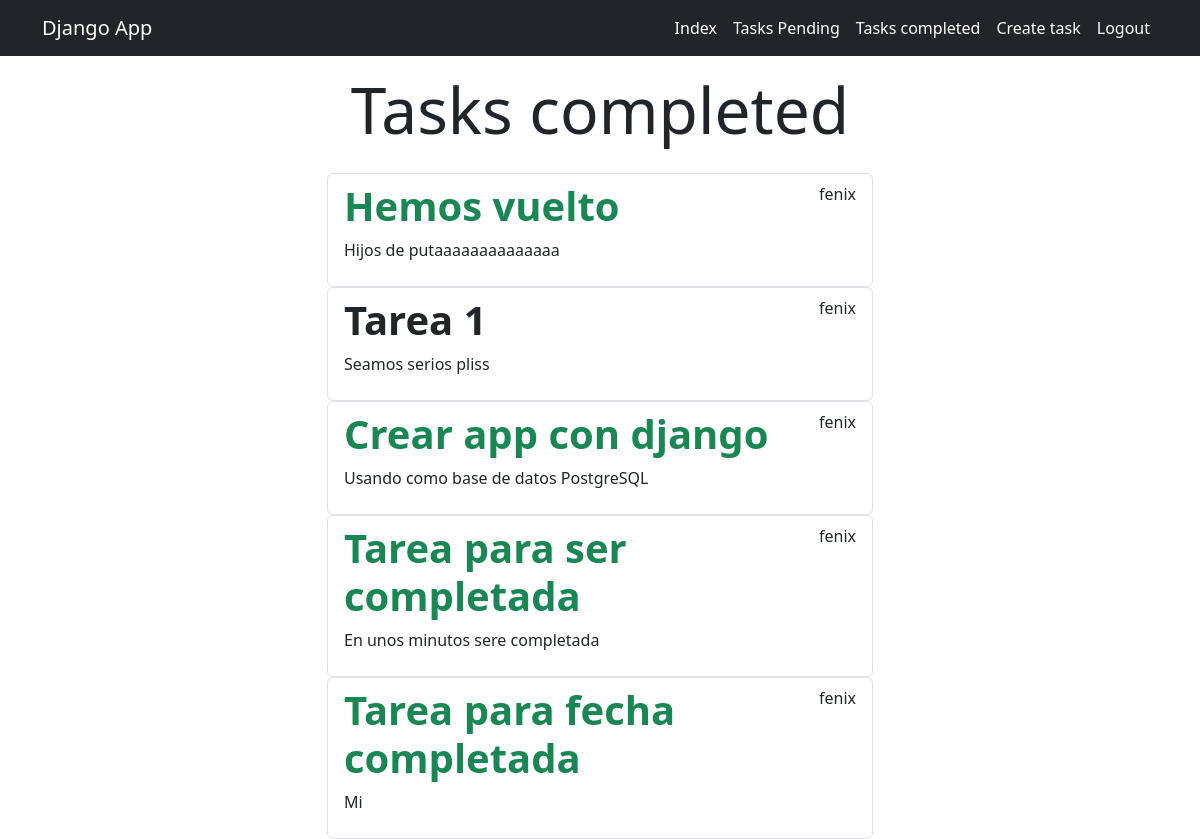
The app's page /tasks-completed/ (signed in), older data.
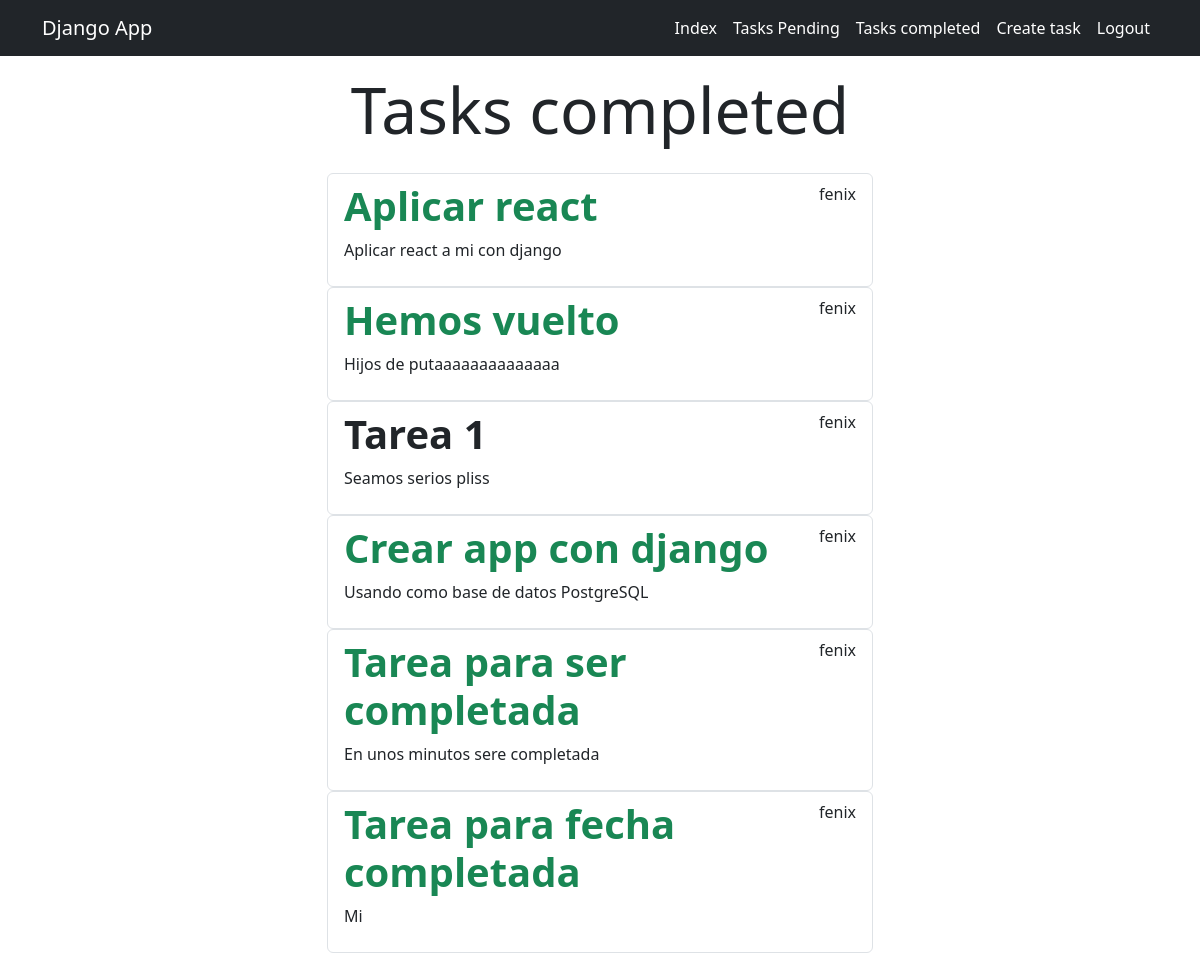
The same page, newer data.
### tasks/models.py (models this page shows, shortened)
class Task(models.Model):
  title = models.CharField(max_length=100)
  description = models.TextField(blank=True)
  created = models.DateTimeField(auto_now_add=True)
  datecompleted = models.DateTimeField(null=True, blank=True)
  important = models.BooleanField(default=False)
  user = models.ForeignKey(User, on_delete=models.CASCADE)

### tasks/views.py (the view)
# urls.py: path('tasks-completed/', views.tasks_completed, name='tasks_completed'),
@login_required
def tasks_completed(request):
    tasks = Task.objects.filter(user = request.user, datecompleted__isnull = False).order_by('-datecompleted')
    return render(request, 'tasks_completed.html', {
        'tasks': tasks
    })

### tasks/Templates/tasks_completed.html (shortened to what this page needs)
{% extends 'base.html' %}
{% block content %}
<main class="container">
  <div class="row">
    <div class="col-md-6 offset-md-3">
      <h1 class="text-center display-3 py-3">Tasks completed</h1>
      {% for task in tasks %}
      <ul class="list-group">
        <a class="list-group-item" href="{% url 'tasks_completed' %}">
          <header class="d-flex justify-content-between">
            {% if task.important %}
            <h1 class="fw-bold text-success">{{task.title}}</h1>
            {% else %}
            <h1 class="fw-bold">{{task.title}}</h1>
            {% endif %}
            <p>{{task.user.username}}</p>
          </header>
          <p>{{task.description}}</p>
        </a>
      </ul>
      {% endfor %}
    </div>
  </div>
</main>
{% endblock %}

### tasks/Templates/base.html (shortened to what this page needs)
<!DOCTYPE html>
<html lang="en">
<head>
  <link rel="stylesheet" href="	https://cdn.jsdelivr.net/npm/bootstrap@5.3.0-alpha1/dist/css/bootstrap.min.css">
</head>
<body>
  <nav class="navbar navbar-expand-lg bg-dark navbar-dark">
    <div class="container">
      <a class="navbar-brand" href="/">Django App</a>
      <div class="collapse navbar-collapse" id="navbarNav">
        <ul class="navbar-nav ms-auto">
          <li class="nav-item">
            <a href="{% url 'index' %}" class="nav-link active" >Index</a>
          </li>
          {% if user.is_authenticated %}
          <li class="nav-item">
            <a href="{% url 'tasks' %}" class="nav-link active" >Tasks Pending</a>
          </li>
          <li class="nav-item">
            <a href="{% url 'tasks_completed' %}" class="nav-link active" >Tasks  completed</a>
          </li>
          <li class="nav-item">
            <a href="{% url 'create_task' %}" class="nav-link active" >Create task</a>
          </li>
          <li class="nav-item">
            <a href="{% url 'logout' %}" class="nav-link active" >Logout</a>
          </li>
          {% endif %}
        </ul>
      </div>
    </div>
  </nav>
  {% block content %}
  {% endblock %}
</body>
</html>

Row changes from the older to the newer data that the page shows:
added Task: title "Aplicar react", user.username "fenix", description "Aplicar react a mi con django"
